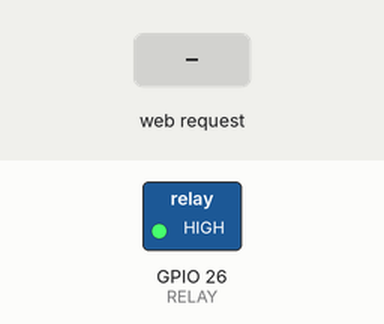
The sketch below on a simulated ESP32. On the bench: switched loads named in the sketch (green lamp = pin HIGH). The inputs (shaded band) are chosen by the test bench. WiFi joins after 1.5 s; servers stay silent unless stated; what the sketch prints to the serial monitor is not drawn.

Above: at 2.7 s.
2.8 s: HTTP request GET /on received
At 3.1 s:
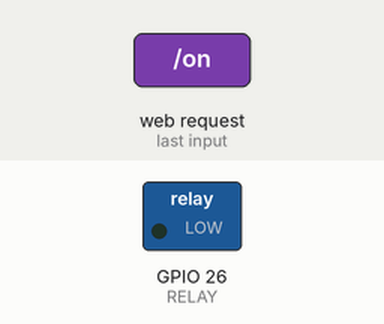
4.3 s: HTTP request GET /off received
At 5.4 s:
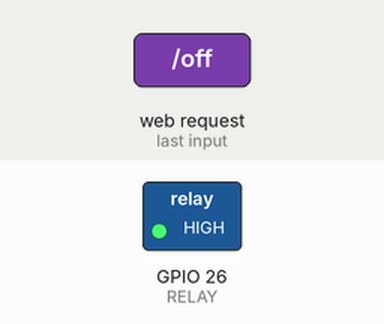
Timing chart, 0 to 7.3 s (numbered marks = the images above; inputs shaded):
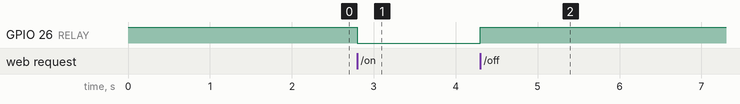

The sketch:

lampu_pintar.ino
```cpp
#include <WiFi.h>
#include <WebServer.h>

const char* ssid = "NAMA_WIFI";
const char* pass = "PASSWORD_WIFI";
const int RELAY = 26;
WebServer server(80);

// "Aplikasi" HP = halaman web dari ESP32
const char HALAMAN[] = R"(
<meta name="viewport" content="width=device-width">
<h1>Lampu Kamar</h1>
<a href="/on"><button>ON</button></a>
<a href="/off"><button>OFF</button></a>
)";

void tampil() { server.send(200, "text/html", HALAMAN); }

void lampuOn() {
  digitalWrite(RELAY, LOW);   // relay aktif LOW
  tampil();
}

void lampuOff() {
  digitalWrite(RELAY, HIGH);
  tampil();
}

void setup() {
  Serial.begin(115200);
  pinMode(RELAY, OUTPUT);
  digitalWrite(RELAY, HIGH);  // awal: lampu mati
  WiFi.begin(ssid, pass);
  while (WiFi.status() != WL_CONNECTED) delay(500);
  Serial.println(WiFi.localIP());  // buka IP ini di HP
  server.on("/", tampil);
  server.on("/on", lampuOn);
  server.on("/off", lampuOff);
  server.begin();
}

void loop() { server.handleClient(); }
```

Measured:
- after the input at 2.8 s, GPIO 26 (RELAY): HIGH → LOW at once
- after the input at 4.3 s, GPIO 26 (RELAY): LOW → HIGH at once
